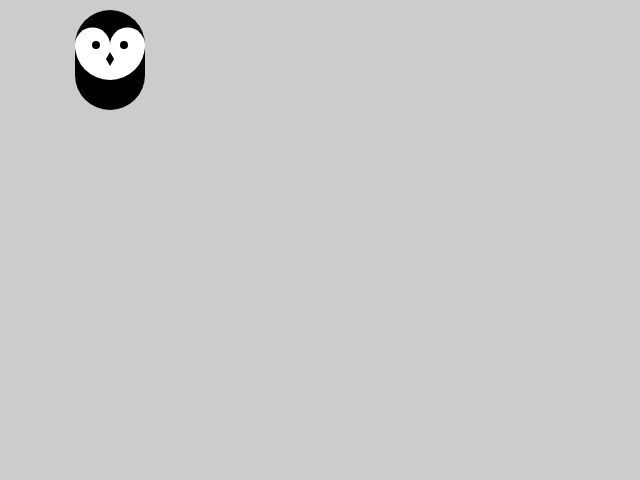
Frame 1 (no input)
Frame 60 (no input): identical to frame 1, image omitted
Frame 120 (the mouse pressed at the canvas centre since frame 60): identical to frame 1, image omitted

The p5.js sketch that drew this single still picture (run headless with seeded random() and noise() and a simulated clock; from frame 60 on, the mouse is pressed at the canvas centre):

// p5.js sketch
// ── sketch.js
function setup() {
  createCanvas(640, 480);
}

function draw() {
  background(204);
  translate(110, 110);
  stroke(0);
  strokeWeight(70);
  line(0, -35, 0, -65); // Body
  noStroke();
  fill(255);
  ellipse(-17.5, -65, 35, 35);  // Left eye dome
  ellipse(17.5, -65, 35, 35);   // Right eye dome
  arc(0, -65, 70, 70, 0, PI);   // Chin
  fill(0);
  ellipse(-14, -65, 8, 8);  // Left eye
  ellipse(14, -65, 8, 8);   // Right eye
  quad(0, -58, 4, -51, 0, -44, -4, -51); // Beak
}
